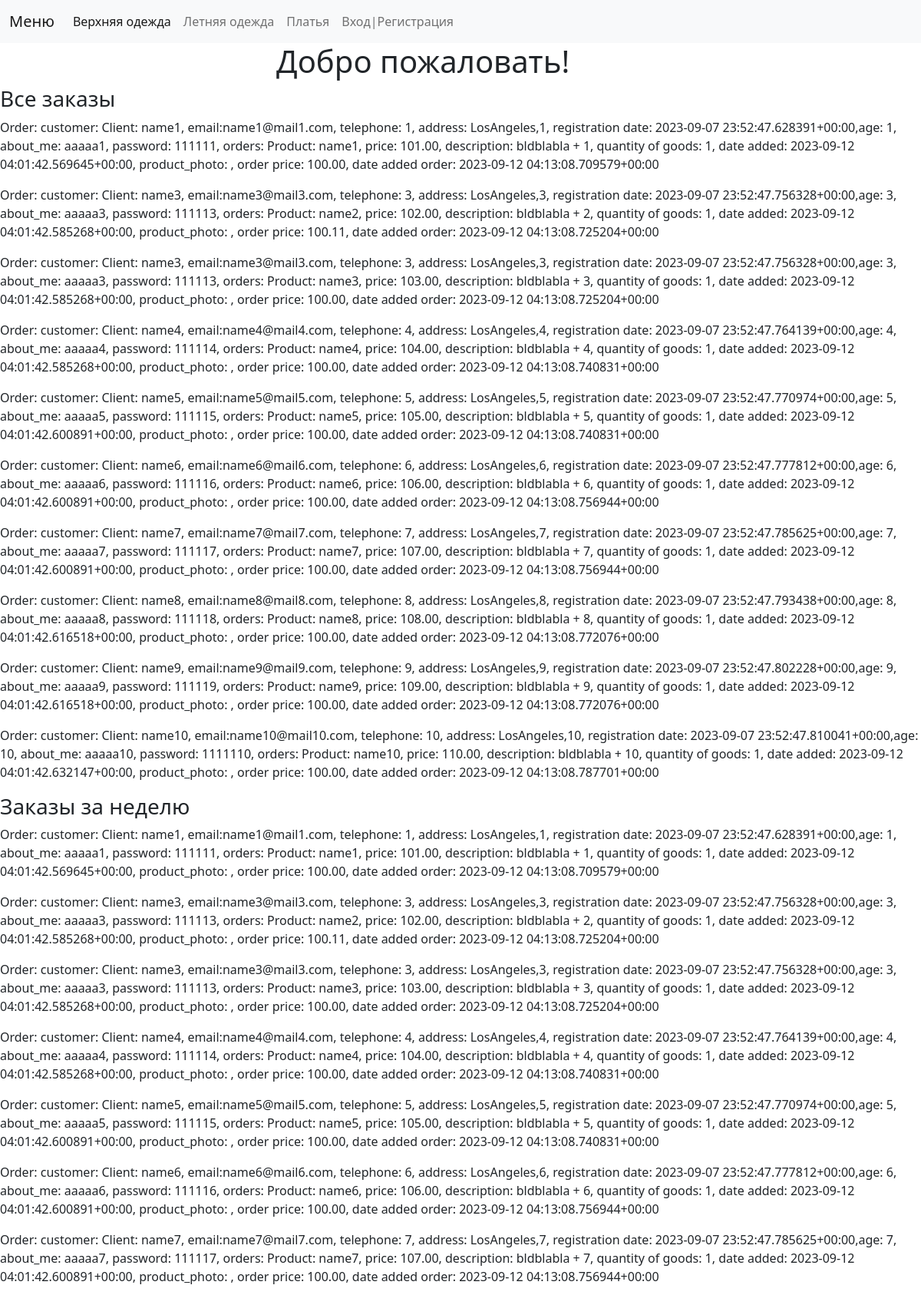
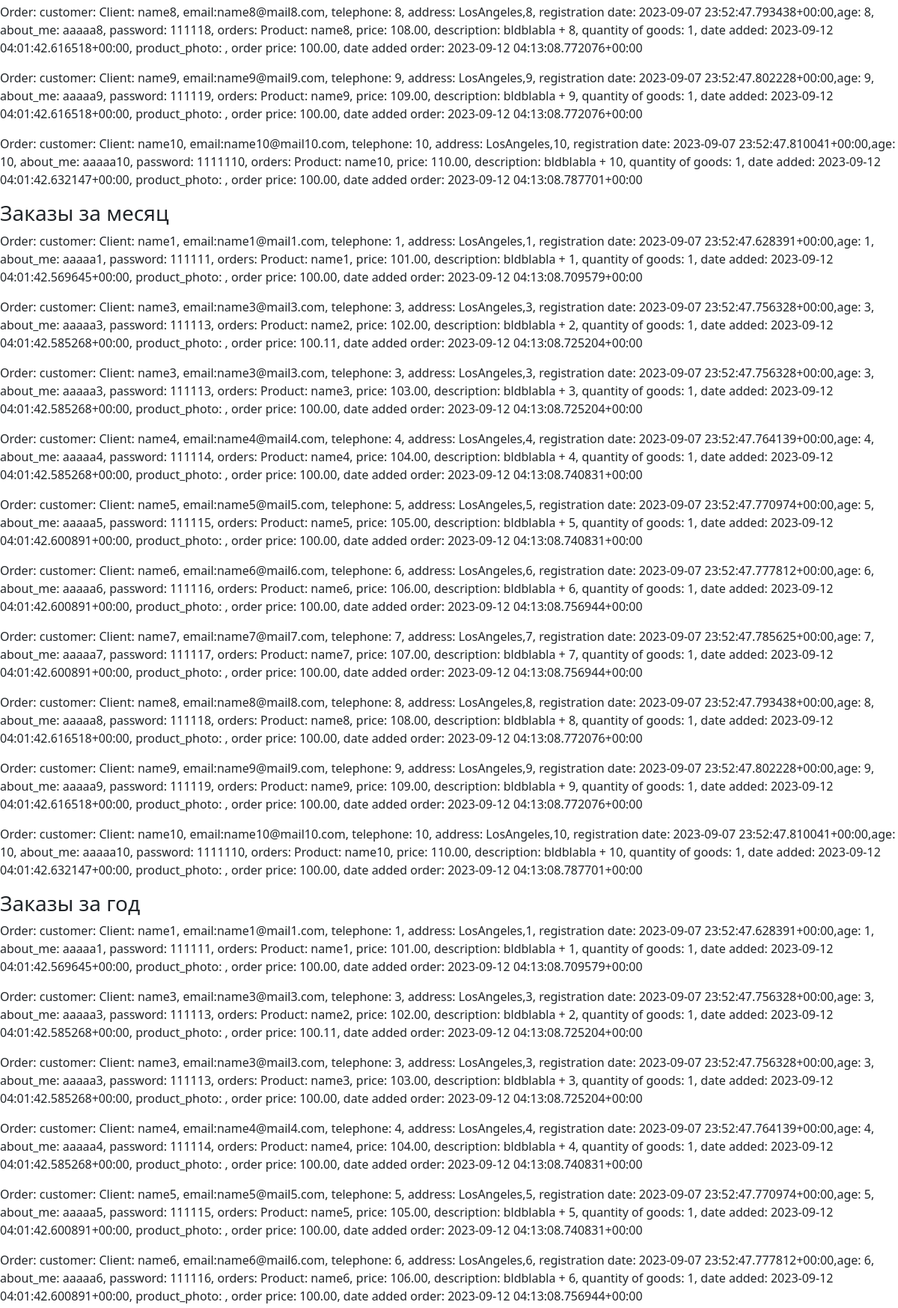
The app's page /order_date/ (upper part) with its own data (2 pictures, top to bottom).
### myapp_1/models.py (models this page shows)
class Order(models.Model):
    customer = models.ForeignKey(Client, on_delete=models.CASCADE)
    orders = models.OneToOneField(Product, on_delete=models.CASCADE, default=None)
    order_price = models.DecimalField(max_digits=16, decimal_places=2)
    date_added_order = models.DateTimeField(auto_now_add=True)
    def __str__(self):
        return f'Order: customer: {self.customer}, orders: {self.orders}, order price: {self.order_price}, date added order: {self.date_added_order}'

class Client(models.Model):
    name = models.CharField(max_length=30)
    email = models.EmailField()
    telephone = models.IntegerField()
    address = models.CharField(max_length=100)
    registration_date = models.DateTimeField(auto_now=True)
    age = models.IntegerField(default=0)
    about_me = models.CharField(max_length=100, default=None)
    password = models.CharField(max_length=30, default=None)
    user_photo = models.ImageField(blank=True, null=True)
    def __str__(self):
        return f'Client: {self.name}, email:{self.email}, telephone: {self.telephone}, address: {self.address}, registration date: {self.registration_date},age: {self.age}, about_me: {self.about_me}, password: {self.password}'

class Product(models.Model):
    name = models.CharField(max_length=100)
    price = models.DecimalField(max_digits=8, decimal_places=2)
    description = models.TextField()
    quantity = models.IntegerField()
    date_added_product = models.DateTimeField(auto_now=True)
    product_photo = models.ImageField(blank=True, null=True)
    def __str__(self):
        return f'Product: {self.name}, price: {self.price}, description: {self.description}, quantity of goods: {self.quantity}, date added: {self.date_added_product}, product_photo: {self.product_photo}'

### myapp_1/views.py (the view)
# urls.py: path('order_date/', views.client_order_date, name='order_date'),
def client_order_date(request):
    orders = Order.objects.all()
    temp_orders7 = in_7_days()
    temp_orders30 = in_30_days()
    temp_orders366 = in_366_days()
    orders7 = Order.objects.filter(date_added_order__lte=temp_orders7)
    orders30 = Order.objects.filter(date_added_order__lte=temp_orders30)
    orders366 = Order.objects.filter(date_added_order__lte=temp_orders366)
    return render(request, 'myapp_1/all_orders_client.html',
                  {'orders': orders, 'orders7': orders7, 'orders30': orders30, 'orders366': orders366})

### myapp_1/views.py (called while the page is built)
def in_7_days():
    return timezone.now() + timedelta(days=7)

def in_30_days():
    return timezone.now() + timedelta(days=30)

def in_366_days():
    return timezone.now() + timedelta(days=366)

### myapp_1/templates/myapp_1/all_orders_client.html
{% extends 'myapp_1/base.html' %}
{% block content %}
    <h3>Все заказы</h3>
    {% for item in orders %}
        <p>{{ item }}</p>
    {% endfor %}
    <h3>Заказы за неделю</h3>
    {% for item in orders7 %}
        <p>{{ item }}</p>
    {% endfor %}
    <h3>Заказы за месяц</h3>
    {% for item in orders30 %}
        <p>{{ item }}</p>
    {% endfor %}
    <h3>Заказы за год</h3>
    {% for item in orders366 %}
        <p>{{ item }}</p>
    {% endfor %}
{% endblock %}

### myapp_1/templates/myapp_1/base.html (shortened to what this page needs)
<!DOCTYPE html>
<html lang="en" xmlns="http://www.w3.org/1999/html">
<head>
    <link href="https://cdn.jsdelivr.net/npm/bootstrap@5.0.1/dist/css/bootstrap.min.css" rel="stylesheet"
>
    {% load static %}
    <link rel="stylesheet" href="{% static "myapp_1/style.css"%}">
</head>
<body class="main">
<nav class="navbar navbar-expand-lg navbar-light bg-light">
    <div class="container-fluid">
        <a class="navbar-brand" href="#">Меню</a>
        <div class="collapse navbar-collapse" id="navbarNav">
            <ul class="navbar-nav">
                <li class="nav-item">
                    <a class="nav-link active" aria-current="page" href="/outerwear/">Верхняя одежда</a>
                </li>
                <li class="nav-item">
                    <a class="nav-link" href="/Summer/">Летняя одежда</a>
                </li>
                <li class="nav-item">
                    <a class="nav-link" href="/dresses/">Платья</a>
                </li>
                <li class="nav-item">
                    <a class="nav-link" href="/user_form/">Вход|Регистрация</a>
                </li>
            </ul>
        </div>
    </div>
</nav>
<h1 class="Hello">Добро пожаловать!</h1>
{% block content %}{% endblock %}
</body>
</html>

### myapp_1/static/myapp_1/style.css (style rules this page uses)
.Hello { margin-left: 30%; }

### records on screen
Order: customer+orders+order_price "Order: customer: Client: name1, email:name1@mail1.com, telephone: 1, address: LosAngeles,1, registration date: 2023-09-07 23:52:47.628391+00:00,age: 1, about_me: aaaaa1, password: 111111, orders: Product: name1, price: 101.00, description: bldblabla + 1, quantity of goods: 1, date added: 2023-09-12 04:01:42.569645+00:00, product_photo: , order price: 100.00, date added order: 2023-09-12 04:13:08.709579+00:00"
Order: customer+orders+order_price "Order: customer: Client: name3, email:name3@mail3.com, telephone: 3, address: LosAngeles,3, registration date: 2023-09-07 23:52:47.756328+00:00,age: 3, about_me: aaaaa3, password: 111113, orders: Product: name2, price: 102.00, description: bldblabla + 2, quantity of goods: 1, date added: 2023-09-12 04:01:42.585268+00:00, product_photo: , order price: 100.11, date added order: 2023-09-12 04:13:08.725204+00:00"
Order: customer+orders+order_price "Order: customer: Client: name3, email:name3@mail3.com, telephone: 3, address: LosAngeles,3, registration date: 2023-09-07 23:52:47.756328+00:00,age: 3, about_me: aaaaa3, password: 111113, orders: Product: name3, price: 103.00, description: bldblabla + 3, quantity of goods: 1, date added: 2023-09-12 04:01:42.585268+00:00, product_photo: , order price: 100.00, date added order: 2023-09-12 04:13:08.725204+00:00"
Order: customer+orders+order_price "Order: customer: Client: name4, email:name4@mail4.com, telephone: 4, address: LosAngeles,4, registration date: 2023-09-07 23:52:47.764139+00:00,age: 4, about_me: aaaaa4, password: 111114, orders: Product: name4, price: 104.00, description: bldblabla + 4, quantity of goods: 1, date added: 2023-09-12 04:01:42.585268+00:00, product_photo: , order price: 100.00, date added order: 2023-09-12 04:13:08.740831+00:00"
Order: customer+orders+order_price "Order: customer: Client: name5, email:name5@mail5.com, telephone: 5, address: LosAngeles,5, registration date: 2023-09-07 23:52:47.770974+00:00,age: 5, about_me: aaaaa5, password: 111115, orders: Product: name5, price: 105.00, description: bldblabla + 5, quantity of goods: 1, date added: 2023-09-12 04:01:42.600891+00:00, product_photo: , order price: 100.00, date added order: 2023-09-12 04:13:08.740831+00:00"
Order: customer+orders+order_price "Order: customer: Client: name6, email:name6@mail6.com, telephone: 6, address: LosAngeles,6, registration date: 2023-09-07 23:52:47.777812+00:00,age: 6, about_me: aaaaa6, password: 111116, orders: Product: name6, price: 106.00, description: bldblabla + 6, quantity of goods: 1, date added: 2023-09-12 04:01:42.600891+00:00, product_photo: , order price: 100.00, date added order: 2023-09-12 04:13:08.756944+00:00"
Order: customer+orders+order_price "Order: customer: Client: name7, email:name7@mail7.com, telephone: 7, address: LosAngeles,7, registration date: 2023-09-07 23:52:47.785625+00:00,age: 7, about_me: aaaaa7, password: 111117, orders: Product: name7, price: 107.00, description: bldblabla + 7, quantity of goods: 1, date added: 2023-09-12 04:01:42.600891+00:00, product_photo: , order price: 100.00, date added order: 2023-09-12 04:13:08.756944+00:00"
Order: customer+orders+order_price "Order: customer: Client: name8, email:name8@mail8.com, telephone: 8, address: LosAngeles,8, registration date: 2023-09-07 23:52:47.793438+00:00,age: 8, about_me: aaaaa8, password: 111118, orders: Product: name8, price: 108.00, description: bldblabla + 8, quantity of goods: 1, date added: 2023-09-12 04:01:42.616518+00:00, product_photo: , order price: 100.00, date added order: 2023-09-12 04:13:08.772076+00:00"
Order: customer+orders+order_price "Order: customer: Client: name9, email:name9@mail9.com, telephone: 9, address: LosAngeles,9, registration date: 2023-09-07 23:52:47.802228+00:00,age: 9, about_me: aaaaa9, password: 111119, orders: Product: name9, price: 109.00, description: bldblabla + 9, quantity of goods: 1, date added: 2023-09-12 04:01:42.616518+00:00, product_photo: , order price: 100.00, date added order: 2023-09-12 04:13:08.772076+00:00"
Order: customer+orders+order_price "Order: customer: Client: name10, email:name10@mail10.com, telephone: 10, address: LosAngeles,10, registration date: 2023-09-07 23:52:47.810041+00:00,age: 10, about_me: aaaaa10, password: 1111110, orders: Product: name10, price: 110.00, description: bldblabla + 10, quantity of goods: 1, date added: 2023-09-12 04:01:42.632147+00:00, product_photo: , order price: 100.00, date added order: 2023-09-12 04:13:08.787701+00:00"
